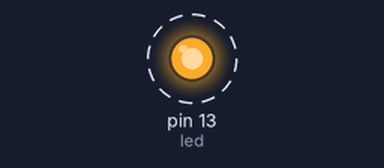
Bench run of a sketch on a simulated Arduino Uno, built with avr-gcc and run on an emulated ATmega328P. Parts: output pins drawn as LEDs (lit = HIGH). Dashed ring = blinking. What the sketch prints to the serial monitor is not drawn.

Above: at 0.5 s.
Timing chart, 0 to 4.6 s (numbered marks = the images above):
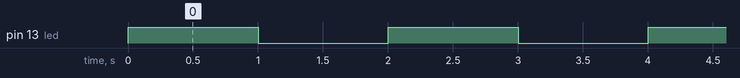

The sketch:

Blink2.ino
```cpp
/**
 * Basiert auf Arduino Originalbeispiel "Blink".
 */

int led = 13;

void setup() {
  pinMode(led, OUTPUT);
  Serial.begin(9600); // Konfiguriere Kommunikation zum PC
}

void loop() {
  digitalWrite(led, HIGH);
  Serial.println("LED an"); // sende an PC
  delay(1000);
  digitalWrite(led, LOW);
  Serial.println("LED aus"); // sende an PC
  delay(1000);
}
```

Measured:
- by itself, pin 13 (led): alternates HIGH for 1.0 s and LOW for 1.0 s
